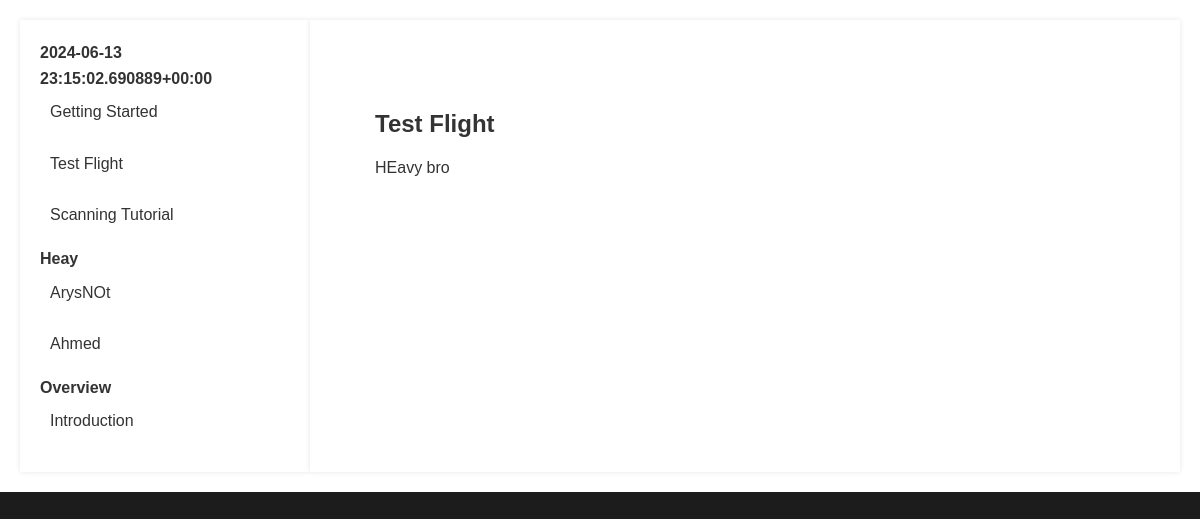
The app's page /document/test-flight/ with its own data.
### documentation/models.py (models this page shows, shortened)
class Document(models.Model):
    title = models.CharField(max_length=200)
    content = models.TextField()
    category = models.CharField(max_length=100)
    slug = models.SlugField(unique=True)
    def get_absolute_url(self):
        return reverse('document_detail', args=[self.slug])

### documentation/views.py (the view)
# urls.py: path('document/<slug:slug>/', views.document_detail, name='document_detail'),
def document_detail(request, slug):
    document = get_object_or_404(Document, slug=slug)
    md = markdown.Markdown(extensions=[makeExtension()])
    document.content = md.convert(document.content)
    sidebar_data = get_sidebar_data()
    return render(request, 'documentation/document_detail.html', {
        'document': document,
        'sidebar_data': sidebar_data,
    })

### documentation/markdown_extensions.py (called while the page is built)
def makeExtension(**kwargs):
    return ContainerExtension(**kwargs)

    def run(self, lines):
        text = "\n".join(lines)
        def repl(m):
            css_class = m.group(1)
            content = m.group(2)
            return f'<div class="{css_class}">{markdown.markdown(content)}</div>'
        text = self.RE.sub(repl, text)
        return text.split("\n")

    def extendMarkdown(self, md):
        md.preprocessors.register(ContainerPreprocessor(md), 'container', 25)

### documentation/views.py (called while the page is built)
def get_sidebar_data():
    categories = Document.objects.values_list('category', flat=True).distinct()
    sidebar_data = {}
    for category in categories:
        documents = Document.objects.filter(category=category)
        sidebar_data[category] = list(documents)
    return sidebar_data

### documentation/templates/documentation/document_detail.html
{% extends 'documentation/base.html' %}
{% block content %}
<article class="markdown-body">
    <h1>{{ document.title }}</h1>
    <div class="document-content">
        {{ document.content|safe }}
    </div>
</article>
{% endblock %}

### documentation/templates/documentation/base.html (shortened to what this page needs)
{% load static %}
<!DOCTYPE html>
<html lang="en">
<head>
    <link rel="stylesheet" href="{% static 'documentation/styles.css' %}">
    <link rel="stylesheet" href="https://cdnjs.cloudflare.com/ajax/libs/github-markdown-css/4.0.0/github-markdown.min.css">
</head>
<body>
    <div class="container">
        <div class="sidebar">
            <ul>
                {% for category, documents in sidebar_data.items %}
                    <li>
                        <strong>{{ category }}</strong>
                        <ul>
                            {% for document in documents %}
                                <li><a href="{{ document.get_absolute_url }}">{{ document.title }}</a></li>
                            {% endfor %}
                        </ul>
                    </li>
                {% endfor %}
            </ul>
        </div>
        <div class="content">
            {% block content %}{% endblock %}
        </div>
    </div>
</body>
</html>

### documentation/static/documentation/styles.css (style rules this page uses)
body { font-family: 'Arial', sans-serif; line-height: 1.6; color: #333; margin: 0; padding: 0; background-color: #1C1C1C; }
a { color: #0070f3; text-decoration: none; }
.container { display: flex; max-width: 1200px; margin: 0 auto; padding: 20px; background-color: #fff; }
.sidebar { width: 250px; padding: 20px; background-color: #fff; box-shadow: 0 0 5px rgba(0,0,0,0.1); }
.sidebar ul { list-style-type: none; padding: 0; margin: 0; }
.sidebar ul li { margin-bottom: 10px; }
.sidebar ul li a { display: block; padding: 8px 10px; border-radius: 4px; color: #333; transition: background-color 0.3s ease; }
.content { flex: 1; padding: 20px; background-color: #fff; box-shadow: 0 0 5px rgba(0,0,0,0.1); }
.markdown-body { box-sizing: border-box; min-width: 200px; max-width: 100%; margin: 0 auto; padding: 45px; }
.markdown-body h1, .markdown-body h2, .markdown-body h3, .markdown-body h4, .markdown-body h5, .markdown-body h6 { margin-top: 24px; margin-bottom: 16px; font-weight: 600; line-height: 1.25; }
.markdown-body p { margin-top: 0; margin-bottom: 16px; }

### records on screen
Document: category "2024-06-13 23:15:02.690889+00:00", title "Getting Started"
Document: title "Test Flight", content "HEavy bro"
Document: title "Scanning Tutorial"
Document: category "Heay", title "ArysNOt"
Document: title "Ahmed"
Document: category "Overview", title "Introduction"
